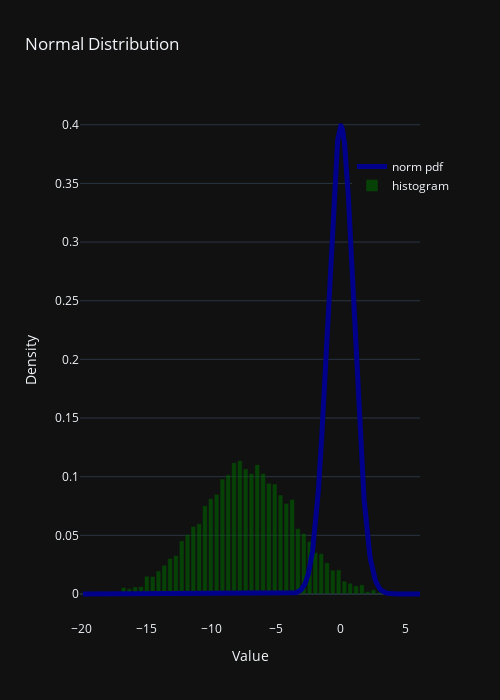

Notebook code for this chart:
### Code cell
x = eta
x.sort()
y = norm.pdf(x)

fig = go.Figure()

fig.add_trace(go.Scatter(x=x, y=y, mode='lines', line=dict(color='darkblue', width=5), name='norm pdf'))

hist_y, hist_x = np.histogram(eta, bins="auto", density=True)
fig.add_trace(go.Bar(x=hist_x, y=hist_y, opacity=0.6, name='histogram', marker=dict(color="darkgreen")))

# Update layout
fig.update_layout(
    title="Normal Distribution",
    xaxis_title="Value",
    yaxis_title="Density",
    legend=dict(x=0.8, y=0.9),
    height=700, 
    width=500
)

fig.show()

### Figure 1 — Plotly figure (JSON) as saved in the notebook; plotly's stock layout.template omitted (floating-point values rounded to 4 significant figures; data arrays with more than 128 entries replaced by an {"elided": "..."} marker saying what was removed)
{"data": [{"line": {"color": "darkblue", "width": 5}, "mode": "lines", "name": "norm pdf", "x": {"elided": "10000 float values"}, "y": {"elided": "10000 float values"}, "type": "scatter"}, {"marker": {"color": "darkgreen"}, "name": "histogram", "opacity": 0.6, "x": [-19.89, -19.44, -18.99, -18.54, -18.1, -17.65, -17.2, -16.75, -16.3, -15.86, -15.41, -14.96, -14.51, -14.06, -13.62, -13.17, -12.72, -12.27, -11.82, -11.38, -10.93, -10.48, -10.03, -9.584, -9.136, -8.688, -8.24, -7.792, -7.344, -6.896, -6.448, -6.0, -5.552, -5.104, -4.656, -4.208, -3.76, -3.312, -2.864, -2.416, -1.968, -1.52, -1.072, -0.6241, -0.1761, 0.2719, 0.7199, 1.168, 1.616, 2.064, 2.512, 2.96, 3.408, 3.856, 4.304, 4.752, 5.2, 5.648, 6.096], "y": [0.0006696, 0.0, 0.0006696, 0.0008928, 0.0006696, 0.001786, 0.001116, 0.00558, 0.004464, 0.006027, 0.00625, 0.01518, 0.01495, 0.01964, 0.02455, 0.03036, 0.03281, 0.04531, 0.05067, 0.05759, 0.05982, 0.07522, 0.08125, 0.08504, 0.09799, 0.1016, 0.1118, 0.1136, 0.1067, 0.1027, 0.1103, 0.1027, 0.09442, 0.09375, 0.08437, 0.07723, 0.08058, 0.0558, 0.05156, 0.04464, 0.03549, 0.03437, 0.02656, 0.02031, 0.02054, 0.01094, 0.009151, 0.006919, 0.007812, 0.002009, 0.003571, 0.001339, 0.001339, 0.0006696, 0.0006696, 0.0, 0.0, 0.0002232], "type": "bar"}], "layout": {"legend": {"x": 0.8, "y": 0.9}, "title": {"text": "Normal Distribution"}, "xaxis": {"title": {"text": "Value"}}, "yaxis": {"title": {"text": "Density"}}, "height": 700, "width": 500}}
